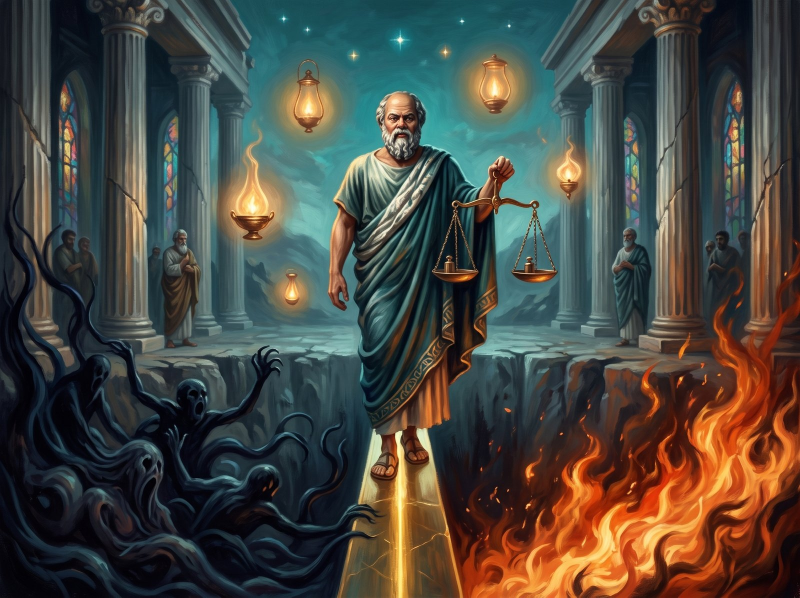
#> input picture a/01e65240a7642b2ad3073c75dbd4e74c.jpg, 1600 x 1195 px (shown at 1/2 size)
$ python -i mini-art-tools.py   (imports and definitions only)
#> lines starting #> are read from the running program, lines starting #| are printed output that depends on the picture
#> in bg, im is the input picture: PIL image 1600x1195 RGB; mean R, G, B 73, 71.9, 64.9
#!/usr/bin/env python3
"""
The Examined Life: mini-game art tools (Phase 29 of build plan 4).

Turns Cade's Gemini images into game-ready pieces. Pillow and numpy only.

  python3 mini-art-tools.py bg IN.jpg OUT.png [--shift X] [--colors N] [--key KEY.jpg]
      Crop a 2:3 painting to 3:5 (X = -1..1 shifts the crop left/right), resize to 384 x 640 with area
      averaging, and (optionally) quantize to N colors nudged toward a style key's palette.
  python3 mini-art-tools.py sheet IN.jpg OUTDIR [--key magenta|green] [--min 400]
      Key out the flat background, split the items into numbered cutouts (reading order), and write
      OUTDIR/_numbers.png, a contact sheet with each cutout's number.
  python3 mini-art-tools.py sprite IN.png OUT.png --h H [--colors N] [--outline]
      Resize a cutout to H pixels tall (premultiplied), harden its edge, and quantize it.
  python3 mini-art-tools.py frames IN.png OUTDIR --n N --h H
      Pre-render N rotation frames of one cutout (rotate at full size, then shrink).
  python3 mini-art-tools.py pack DIR OUT.png OUT.json
      Pack every PNG in DIR into one atlas; the JSON maps file stems to [x,y,w,h].
  python3 mini-art-tools.py plate IN.jpg OUT.jpg [--shift X]
      Crop a painting to 3:5 and export it at 768 x 1280 (JPEG quality 82).
  python3 mini-art-tools.py grid IN.png OUT.png
      Overlay a labeled grid in game units (192 x 320) for reading positions.
  python3 mini-art-tools.py --selftest
"""
import json, math, os, sys
import numpy as np
from PIL import Image, ImageDraw, ImageFilter

W3, H5 = 384, 640  # the stage in pixels (game units x 2)

# ---------------- backdrops and plates ----------------
def crop35(im, shift=0.0):
#> called with shift = 0
    w, h = im.size
#> w = 1600; h = 1195
    tw = int(round(h * 3 / 5))
#> tw = 717
    if tw <= w:
        spare = w - tw
#> spare = 883
        x0 = int(round(spare / 2 * (1 + max(-1, min(1, shift)))))
#> x0 = 442
        return im.crop((x0, 0, x0 + tw, h))
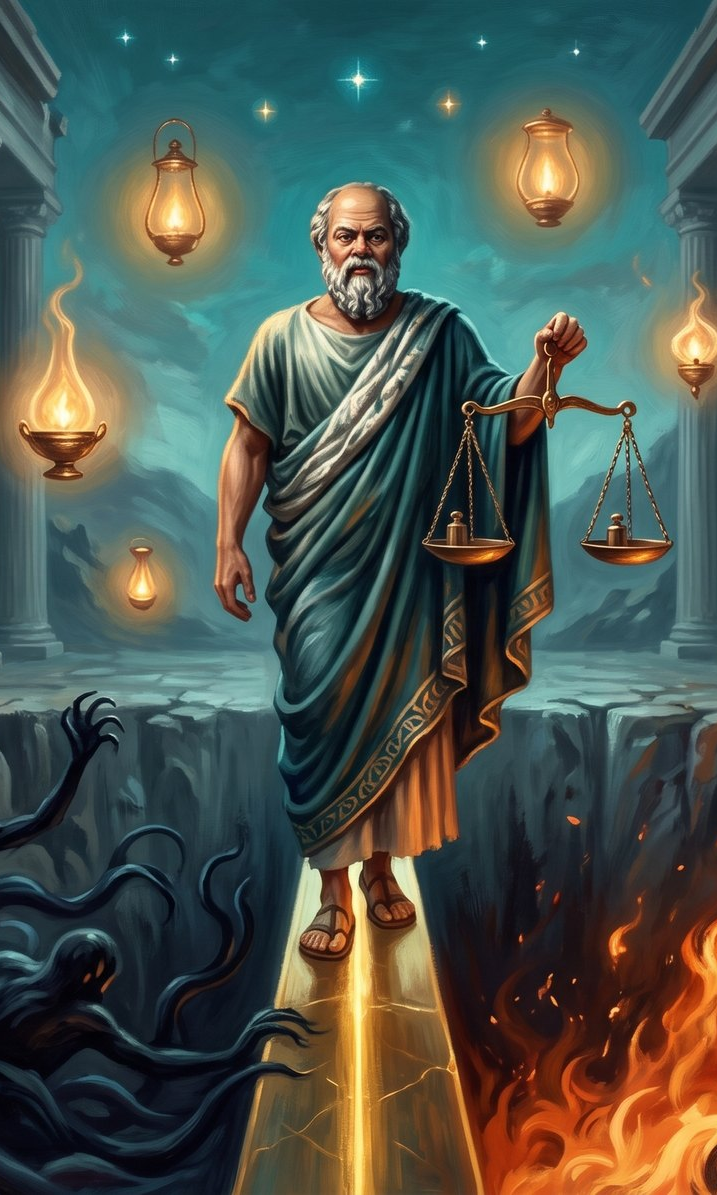
#> returned value: PIL image 717x1195 RGB; mean R, G, B 76.3, 87.5, 79.4
    th = int(round(w * 5 / 3))
    y0 = (h - th) // 2
    return im.crop((0, y0, w, y0 + th))

# [4 lines left out: function palette_of, not called in this run]

def bg(inp, out, shift=0.0, colors=0, key=None, sharpen=True):
    im = Image.open(inp).convert("RGB")
    im = crop35(im, shift).resize((W3, H5), Image.Resampling.BOX)
#> im: PIL image 384x640 RGB
    if sharpen:
        im = im.filter(ImageFilter.UnsharpMask(radius=1.2, percent=60, threshold=2))
    if colors:
        if key:
            kp = palette_of(Image.open(key).resize((256, 384)), 48)
            own = palette_of(im, colors)
            # nudge each of the image's colors 25% toward its nearest style-key color
            pal = []
            for c in own:
                k = min(kp, key=lambda p: sum((a - b) ** 2 for a, b in zip(c, p)))
                pal += [int(a * .75 + b * .25) for a, b in zip(c, k)]
            pal += [0] * (768 - len(pal))
            pimg = Image.new("P", (1, 1)); pimg.putpalette(pal)
            im = im.quantize(palette=pimg, dither=Image.Dither.NONE).convert("RGB")
        else:
            im = im.quantize(colors=colors, method=Image.Quantize.MEDIANCUT, dither=Image.Dither.NONE).convert("RGB")
    im.save(out, optimize=True)
    return im

# [246 lines left out: functions plate, key_alpha, label, sheet, premul_resize, sprite and 5 more, not called in this run]

# [27 lines not run here, left out]

>>> result = bg('../a/01e65240a7642b2ad3073c75dbd4e74c.jpg', 'out.png')

$ run again, on a/0e19f1dd75b4c245a92f354f519d0dcb.png
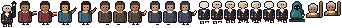
#> input picture a/0e19f1dd75b4c245a92f354f519d0dcb.png, 342 x 28 px
#> in bg, `im = Image.open(inp).convert("RGB")`:
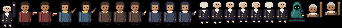
#> im: PIL image 342x28 RGB; mean R, G, B 45.6, 39.3, 38.7
#> in crop35, `return im.crop((x0, 0, x0 + tw, h))`:
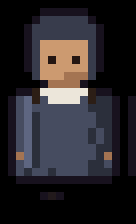
#> returned value: PIL image 17x28 RGB (shown 8 times larger); mean R, G, B 41.9, 38.7, 42.7

$ run again, on a/19d18273a4d36486c2d87c2a25ed47d6.jpg
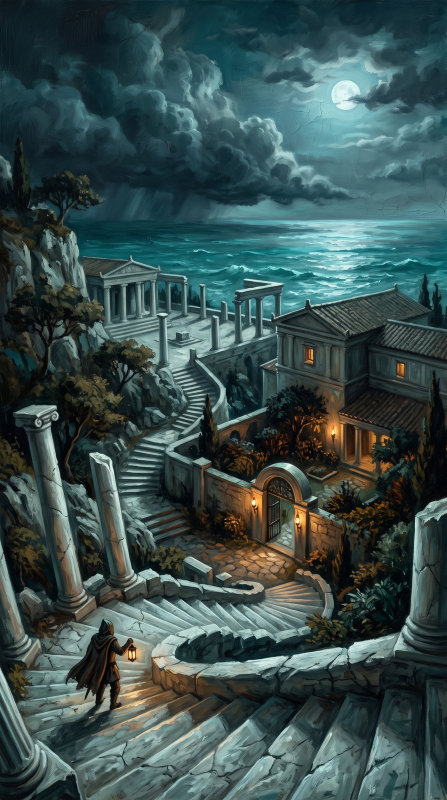
#> input picture a/19d18273a4d36486c2d87c2a25ed47d6.jpg, 893 x 1600 px (shown at 1/2 size)
#> in bg, im is the input picture: PIL image 893x1600 RGB; mean R, G, B 58.3, 79.9, 79.1
#> in crop35, `return im.crop((0, y0, w, y0 + th))`:
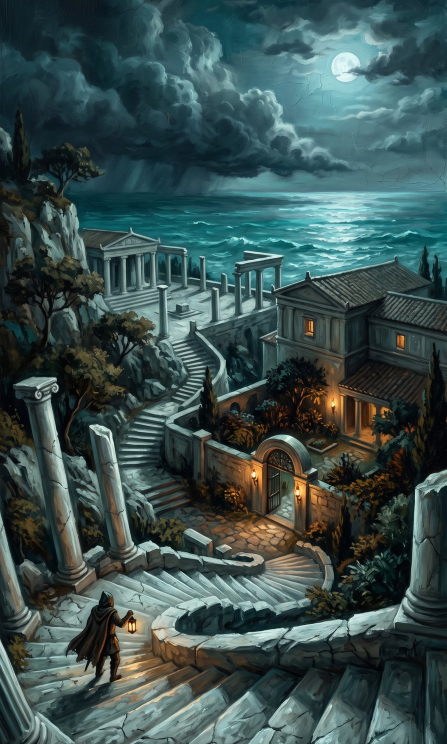
#> returned value: PIL image 893x1488 RGB (shown at 1/2 size); mean R, G, B 59.4, 80.7, 79.6
#> in bg, `im = crop35(im, shift).resize((W3, H5), Image.Resampling.BOX)`:
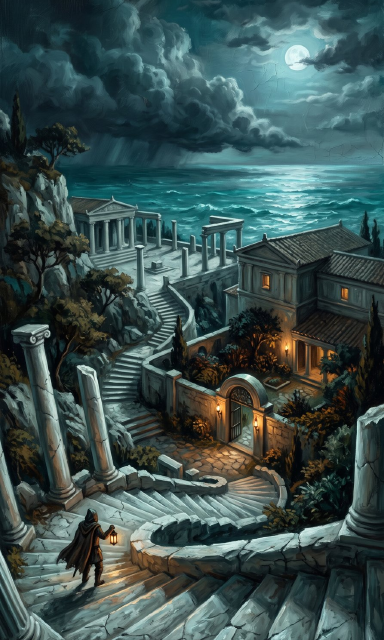
#> im: PIL image 384x640 RGB; mean R, G, B 59.7, 81, 79.9
